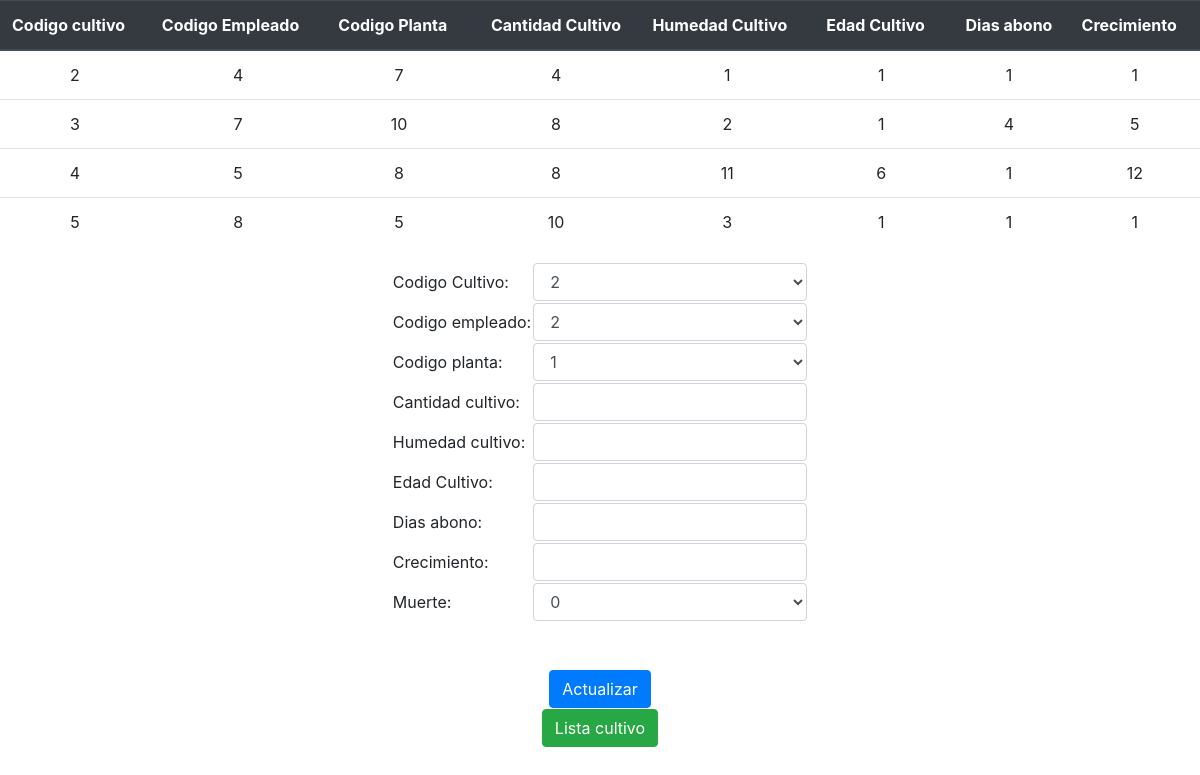
Screenshot of /Actualizar/actualizar_cultivo.php with the database file from the repository.
### tables this page shows
CREATE TABLE IF NOT EXISTS `cultivo` (
  `codigo_cultivo` int(11) NOT NULL AUTO_INCREMENT,
  `codigo_empleado` int(11) NOT NULL,
  `codigo_planta` int(11) NOT NULL,
  `cantidad_cultivo` int(11) NOT NULL DEFAULT '0',
  `humedad_cultivo` int(11) NOT NULL DEFAULT '0',
  `edad_cultivo` int(11) NOT NULL DEFAULT '0',
  `dias_abono` int(11) NOT NULL DEFAULT '0',
  `crecimiento` int(11) NOT NULL DEFAULT '0',
  `muerte` int(11) NOT NULL DEFAULT '0',
  `termino` int(11) NOT NULL DEFAULT '0',
  PRIMARY KEY (`codigo_cultivo`)
);

### Actualizar/actualizar_cultivo.php (the view, shortened to what this page needs)
<!DOCTYPE html>
<html>
<head>
                <link rel="stylesheet" href="../css/bootstrap.min.css">
</head>
	<body>
		<?php
		if (isset($_POST['submit']))
		{
			$codigo_cultivo=$_POST["codigo_cultivo"];
			$codigo_empleado=$_POST["codigo_empleado"];
			$codigo_planta=$_POST["codigo_planta"];
			$cantidad_cultivo=$_POST["cantidad_cultivo"];
			$humedad_cultivo=$_POST["humedad_cultivo"];
			$edad_cultivo=$_POST["edad_cultivo"];
			$dias_abono=$_POST["dias_abono"];
			$crecimiento=$_POST["crecimiento"];
			$muerte=$_POST["muerte"];
			$error=false;
			if (empty($codigo_cultivo)) {
				echo "<center><p>codigo_cultivo vacio ó no valido.</p></center>";
				$error=true;
			}
			if (empty($codigo_empleado) || !is_numeric($codigo_empleado) || $codigo_empleado<0) {
				echo "<center><p>codigo empleado vacio ó no valido.</p></center>";
				$error=true;
			}
			if (empty($codigo_planta) || !is_numeric($codigo_planta) || $codigo_planta<0) {
				echo "<center><p>codigo planta vacio ó no valido</p></center>";
				$error=true;
			}
			if (empty($cantidad_cultivo) || !is_numeric($cantidad_cultivo) || $cantidad_cultivo<0) {
				echo "<center><p>cantidad_cultivo vacio ó no valido</p></center>";
				$error=true;
			}
			if (empty($humedad_cultivo) || !is_numeric($humedad_cultivo)|| $humedad_cultivo<0) {
				echo "<center><p>humedad cultivo vacio ó no valido</p></center>";
				$error=true;
			}
			if (empty($dias_abono) || !is_numeric($dias_abono)|| $dias_abono<0) {
				echo "<center><p>dias abono cultivo vacio ó no valido</p></center>";
				$error=true;
			}
			if (empty($crecimiento) || !is_numeric($crecimiento)|| $crecimiento<0) {
				echo "<center><p>crecimiento cultivo vacio ó no valido</p></center>";
				$error=true;
			}
			if (empty($muerte)) {
				echo "<center><p>muerte cultivo vacio ó no valido</p></center>";
				$error=true;
			}
			if ($error)
			{
                            ?>
                                <center><td><input type="button" name="volver" value="Volver" class="btn btn-primary" onclick="window.location.href='actualizar_cultivo.php'"></td></center>
                            <?php
			}else
			{
				require('../conexion.php');
				$retorno="SELECT codigo_planta, cantidad_cultivo FROM cultivo WHERE codigo_cultivo=$codigo_cultivo AND muerte = 0";
				$resultado= mysqli_query($link,$retorno);
				$extraido=mysqli_fetch_array($resultado);
				$actualizar_planta="UPDATE planta SET cantidad_semilla = (cantidad_semilla+$extraido[cantidad_cultivo]) WHERE codigo_planta = $extraido[codigo_planta]";
				if ($link->query($actualizar_planta) === TRUE)
			    {
				    $validar="SELECT cantidad_semilla FROM planta WHERE codigo_planta=$codigo_planta";
					$resultado= mysqli_query($link,$validar);
					$extraido=mysqli_fetch_array($resultado);
					if ($cantidad_cultivo > $extraido['cantidad_semilla'])
					{
						echo "<p>La cantidad de unidades de la planta es mayor a la disponible de semillas : $extraido[cantidad_semilla]</p>";
						echo"<p><button onclick=location.href='actualizar_cultivo.php'>Pagina anterior</button></p>";
					}else
					{
						if ($muerte==2) {
							$muerte=0;
						}
						$sql="UPDATE cultivo SET codigo_empleado=$codigo_empleado, codigo_planta=$codigo_planta,cantidad_cultivo=$cantidad_cultivo,humedad_cultivo=$humedad_cultivo,edad_cultivo=$edad_cultivo,dias_abono=$dias_abono, crecimiento=$crecimiento, muerte=$muerte WHERE codigo_cultivo=$codigo_cultivo";
						if ($link->query($sql) === TRUE)
					    {
						    echo "<p>Registro actualizado satisfactoriamente</p>";
						    $nuevo=$extraido['cantidad_semilla']-$cantidad_cultivo;
						    $sql="UPDATE planta SET cantidad_semilla=$nuevo WHERE codigo_planta=$codigo_planta";
						    if ($link->query($sql) === TRUE)
						    {
					    		echo"<p><button onclick=location.href='actualizar_cultivo.php'>Actualice un nuevo cultivo</button></p>";
							    }else {
							    echo "Error: " . $sql . "<br>" . $link->error;
								}
						} else {
						    echo "Error: " . $sql . "<br>" . $link->error;
						}
		    		}
				}else {
			    	echo"<p>Error al actualizar la tabla planta <button onclick=location.href='actualizar_cultivo.php'>Pagina anterior</button></p>";
				}
			}
		}
		else
		{
		?>
		<div>
                    <table  align = " center "  class = " table ">
                        <thead  class = " thead-dark ">
                            <tr>
                                <th  class = " thead-dark "  scope = " col " > <centro > Codigo cultivo </center > </th >
                                <th  class = " thead-dark "  scope = " col " > <centro > Codigo Empleado </center > </th >
                                <th  class = " thead-dark "  scope = " col " > <centro > Codigo Planta </center > </th >
                                <th  class = " thead-dark "  scope = " col " > <center > Cantidad Cultivo </center > </th >
                                <th  class = " thead-dark "  scope = " col " > <centro > Humedad Cultivo </center > </th >
                                <th  class = " thead-dark "  scope = " col " > <centro > Edad Cultivo </center > </th >
                                <th  class = " thead-dark "  scope = " col " > <center > Dias abono </center > </th >
                                <th  class = " thead-dark "  scope = " col " > <centro > Crecimiento </center > </th >
                            </tr >
                            </thead >
					<?php
						require ( '../conexion.php' );
						$query = "SELECT * FROM cultivo WHERE (muerte = 0  AND termino = 0 ) ORDER BY codigo_cultivo " ;
						$resultado = mysqli_query($link,$query);
						while ( $extraido =  mysqli_fetch_array ( $resultado )) {
							echo  " <tr align = 'center'> <td> " . $extraido [ 'codigo_cultivo' ] . " </td> " ;
							echo  " <td> " . $extraido [ 'codigo_empleado' ] . " </td> " ;
							echo  " <td> " . $extraido [ 'codigo_planta' ] . " </td> " ;
							echo  " <td> " . $extraido [ 'cantidad_cultivo' ] . " </td> " ;
							echo  " <td> " . $extraido [ 'humedad_cultivo' ] . " </td> " ;
							echo  " <td> " . $extraido [ 'edad_cultivo' ] . " </td> " ;
							echo  " <td> " . $extraido [ 'dias_abono' ] . " </td> " ;
							echo  " <td> " . $extraido [ 'crecimiento' ] . " </td> " ;
						}
					?>
			</table >
		</div >
		<form method="post" action="actualizar_cultivo.php">
                    <center>
			<table>
				<tr>
					<td>Codigo Cultivo: </td>
					<td>
						<select class="form-control" name="codigo_cultivo">
						<?php
							require ('../conexion.php');
							$query= "SELECT * FROM cultivo WHERE muerte=0 AND termino = 0 ORDER BY codigo_cultivo";
							$resultado= mysqli_query($link,$query);
							while($extraido= mysqli_fetch_array($resultado))
							{
								echo "<option value='$extraido[codigo_cultivo]'>$extraido[codigo_cultivo]</option>";
							}
						?>
						</select>
					</td>
				</tr>
				<tr><td>Codigo empleado: </td>
					<td>
						<select class="form-control" name="codigo_empleado">
						<?php
							require ('../conexion.php');
							$query= "SELECT * FROM empleado WHERE eliminar = 0 ORDER BY codigo_empleado";
							$resultado= mysqli_query($link,$query);
							while($extraido= mysqli_fetch_array($resultado))
							{
								echo "<option value='$extraido[codigo_empleado]'>$extraido[codigo_empleado]</option>";
							}
						?>
						</select>
					</td>
				</tr>
				<tr><td>Codigo planta: </td>
					<td>
						<select class="form-control" name="codigo_planta">
						<?php
							require ('../conexion.php');
							$query= "SELECT * FROM planta WHERE eliminar = 0 ORDER BY codigo_planta";
							$resultado= mysqli_query($link,$query);
							while($extraido= mysqli_fetch_array($resultado))
							{
								echo "<option value='$extraido[codigo_planta]'>$extraido[codigo_planta]</option>";
							}
						?>
						</select>
					</td>
				</tr>
					<tr><td>Cantidad cultivo: </td>
					<td><input class="form-control" type="number" name="cantidad_cultivo"></td>
				</tr>
					<tr><td>Humedad cultivo: </td>
					<td><input  class="form-control" type="number" name="humedad_cultivo"></td>
				</tr>
					<tr><td>Edad Cultivo: </td>
					<td><input class="form-control" type="number" name="edad_cultivo"></td>
				</tr>
				<tr><td>Dias abono: </td>
					<td><input class="form-control" type="number" name="dias_abono"></td>
				</tr>
				<tr><td>Crecimiento: </td>
					<td><input class="form-control" type="number" name="crecimiento"></td>
				</tr>
				<tr><td>Muerte: </td>
					<td><select class="form-control" name="muerte">
						<option value=2>0</option>
					</select></td>
				</tr>
			</table>
                        <br>
                        <center> <table align="center">
				<BR>
				<tr>
			<input class="btn btn-primary" type="submit" name="submit" value="Actualizar">
		</form>
                <center><td><input type="button" name="volver" value="Lista cultivo" class="btn btn-success" onclick="window.location.href='../Lista/lista_cultivo.php'"></td></center>
		<?php
		}
		?>
	</body>
</html>

### rows the page displays
cultivo: codigo_cultivo "2", codigo_empleado "4", codigo_planta "7", cantidad_cultivo "4", humedad_cultivo "1", edad_cultivo "1", dias_abono "1", crecimiento "1"
cultivo: codigo_cultivo "3", codigo_empleado "7", codigo_planta "10", cantidad_cultivo "8", humedad_cultivo "2", edad_cultivo "1", dias_abono "4", crecimiento "5"
cultivo: codigo_cultivo "4", codigo_empleado "5", codigo_planta "8", cantidad_cultivo "8", humedad_cultivo "11", edad_cultivo "6", dias_abono "1", crecimiento "12"
cultivo: codigo_cultivo "5", codigo_empleado "8", codigo_planta "5", cantidad_cultivo "10", humedad_cultivo "3", edad_cultivo "1", dias_abono "1", crecimiento "1"

### other values shown
form field codigo_cultivo "2"
form field codigo_empleado "2"
form field codigo_planta "1"
